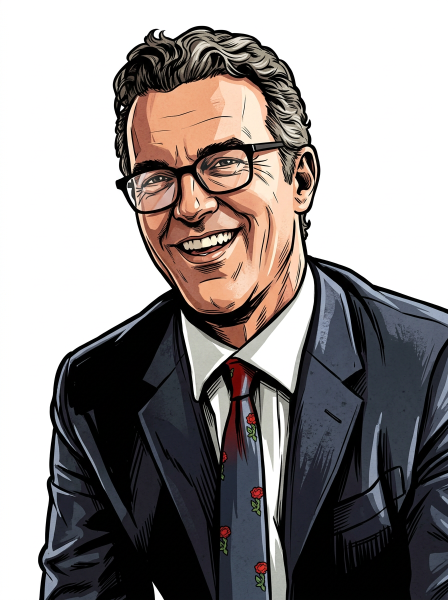
#> input picture original_images/mr_hardy.png, 896 x 1200 px (shown at 1/2 size); its folder holds 4 pictures in this run
$ python make_app_icon.py
#> lines starting #> are read from the running program, lines starting #| are printed output that depends on the picture; after the words box and inside, x2 and y2 are one past the last pixel; in counts of white or black regions, pixels touching at a corner belong together
#!/usr/bin/env python3
"""Build the Joel's World app icon from the character art.

Two teachers (Mr Hardy, Ms Crosbie) flank the pupil on a white background.

The source portraits are painted on off-white paper, so each one is matted in
two passes. A tight flood-fill runs over a copy where paper grain above a
luminance floor has been clipped to pure white, which lets the fill sweep the
whole background without leaking through the line art. Inside the flooded
region alpha is then ramped by the *original* pixel's lightness, so anywhere
the fill did squeeze through a gap into dark artwork (Mr Hardy's suit) stays
opaque.

Writes native/JoelsWorld/Assets.xcassets/AppIcon.appiconset/. The Xcode target
uses a synchronised folder group, so the catalogue is picked up automatically.

Usage:  python3 tools/make_app_icon.py        (needs Pillow)
"""
import json
import pathlib
from PIL import Image, ImageDraw, ImageFilter

ROOT = pathlib.Path(__file__).resolve().parent.parent
SRC_DIR = ROOT / "original_images"
ICONSET = ROOT / "native/JoelsWorld/Assets.xcassets/AppIcon.appiconset"

SIZE = 1024
WHITE = (255, 255, 255)
MARK = (255, 0, 255)  # scratch colour the background flood-fill is painted in
RIM = 15  # MaxFilter window for the white sticker rim (odd)

# Matting thresholds, in min-channel luminance.
CLIP = 228  # at/above this, paper grain is flattened before the flood-fill
LIGHT = 238  # at/above this, a flooded pixel is background
DARK = 198  # at/below this, a flooded pixel is artwork and is kept

# Landmarks measured off the source art, in source pixels:
# fx = horizontal centre of the face, top = top of hair/hat, chin = chin line.
CHARS = {
    "mr_hardy": dict(fx=400, top=55, chin=590),
    "girl_age_8": dict(fx=450, top=40, chin=510),
    "ms_crosbie": dict(fx=450, top=45, chin=510),
}

# Where each head lands on the canvas: face centre x, hair top y, head height.
# The pupil is listed last so she composites in front, centred and largest.
# Sizes are chosen so every torso runs off the bottom edge (see the bleed
# check in build()) while leaving white margin at the top and sides.
LAYOUT = [
    ("mr_hardy", dict(x=174, top=240, head=386)),
    ("ms_crosbie", dict(x=790, top=240, head=386)),
    ("girl_age_8", dict(x=420, top=358, head=418)),
]


def matte(name):
    """Load a portrait and knock the off-white paper background out to alpha."""
    src = Image.open(SRC_DIR / f"{name}.png").convert("RGB")
    w, h = src.size

    # Flatten paper grain to flat white so a tight flood-fill can cross it.
    # Interior whites (the pupil's shirt) go white too, but they are enclosed
    # by line art, so the fill never reaches them and they stay opaque.
    flat = src.filter(ImageFilter.MedianFilter(3))
    fpx = flat.load()
    for y in range(h):
        for x in range(w):
            r, g, b = fpx[x, y]
            if r >= CLIP and g >= CLIP and b >= CLIP:
                fpx[x, y] = WHITE
    for x in range(0, w, 4):
        for seed in ((x, 0), (x, h - 1)):
            if flat.getpixel(seed) != MARK:
                ImageDraw.floodfill(flat, seed, MARK, thresh=6)
    for y in range(0, h, 4):
        for seed in ((0, y), (w - 1, y)):
            if flat.getpixel(seed) != MARK:
                ImageDraw.floodfill(flat, seed, MARK, thresh=6)

    mask = Image.new("L", (w, h), 255)
    mpx, fpx, spx = mask.load(), flat.load(), src.load()
    for y in range(h):
        for x in range(w):
            if fpx[x, y] != MARK:
                continue
            lum = min(spx[x, y])
            if lum >= LIGHT:
                mpx[x, y] = 0
            elif lum > DARK:
                mpx[x, y] = int(255 * (LIGHT - lum) / (LIGHT - DARK))

    out = src.convert("RGBA")
    out.putalpha(mask.filter(ImageFilter.GaussianBlur(0.6)))
    return out


def place(name, spec):
    """Scale and position one matted portrait for the icon canvas."""
    src = matte(name)
    m = CHARS[name]
    scale = spec["head"] / (m["chin"] - m["top"])
    img = src.resize(
        (int(round(src.width * scale)), int(round(src.height * scale))), Image.LANCZOS
    )
    ox = int(round(spec["x"] - m["fx"] * scale))
    oy = int(round(spec["top"] - m["top"] * scale))
    return img, (ox, oy)


def rimmed(img):
    """Add a white sticker rim so overlapping figures read apart from each other."""
    a = img.getchannel("A").filter(ImageFilter.MaxFilter(RIM))
    a = a.filter(ImageFilter.GaussianBlur(1.0)).point(lambda v: 255 if v > 60 else 0)
    rim = Image.new("RGBA", img.size, WHITE + (0,))
    rim.putalpha(a)
    rim.alpha_composite(img)
    return rim


def build():
    canvas = Image.new("RGBA", (SIZE, SIZE), WHITE + (255,))
    for name, spec in LAYOUT:
        img, off = place(name, spec)
        box = img.getchannel("A").point(lambda v: 255 if v > 128 else 0).getbbox()
        bottom = off[1] + box[3]
        if bottom < SIZE:
            raise SystemExit(
                f"{name}: torso ends at y={bottom}, short of the {SIZE}px bottom edge; "
                "raise its 'head' size in LAYOUT so the body bleeds off-canvas"
            )
        canvas.alpha_composite(rimmed(img), off)
    # App Store icons must be fully opaque, so drop the alpha channel.
    return canvas.convert("RGB")


def main():
    icon = build()
#> in build, `canvas = Image.new("RGBA", (SIZE, SIZE), WHITE + (255,))`: canvas: PIL image 1024x1024 RGBA; every value is 255
#> in matte, src is the input picture: PIL image 896x1200 RGB; mean R, G, B 146.7, 141.2, 140.3
#> after the loop in matte, `for x in range(0, w, 4):`:
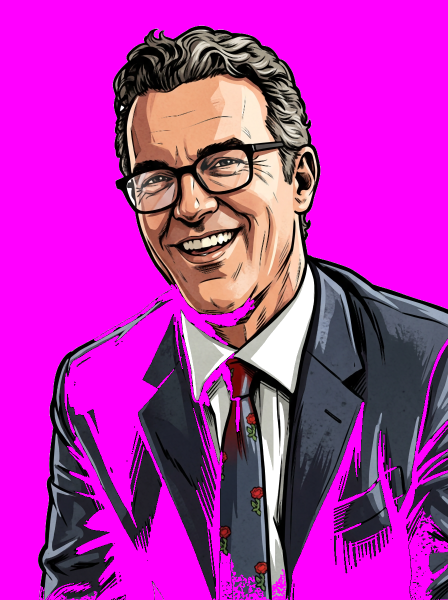
#> flat: PIL image 896x1200 RGB (shown at 1/2 size); mean R, G, B 182, 42.4, 175.4
#> in matte, `mask = Image.new("L", (w, h), 255)`: mask: PIL image 896x1200 L; every value is 255
#> in matte, `out.putalpha(mask.filter(ImageFilter.GaussianBlur(0.6)))`:
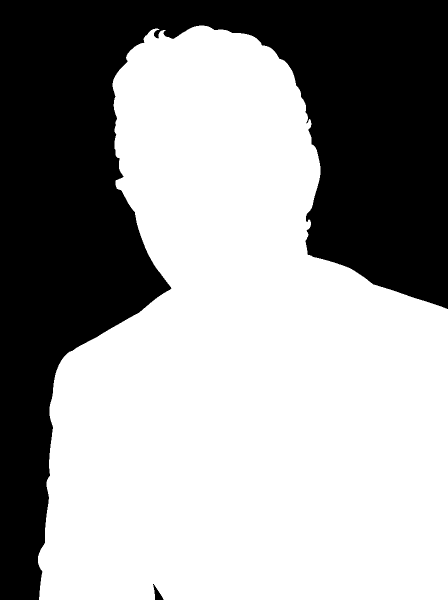
#> mask: PIL image 896x1200 L (shown at 1/2 size); min 0, max 255, mean 156.9
#> in place, `img = src.resize( (int(round(src.width * scale)), int(round(src.height..`:
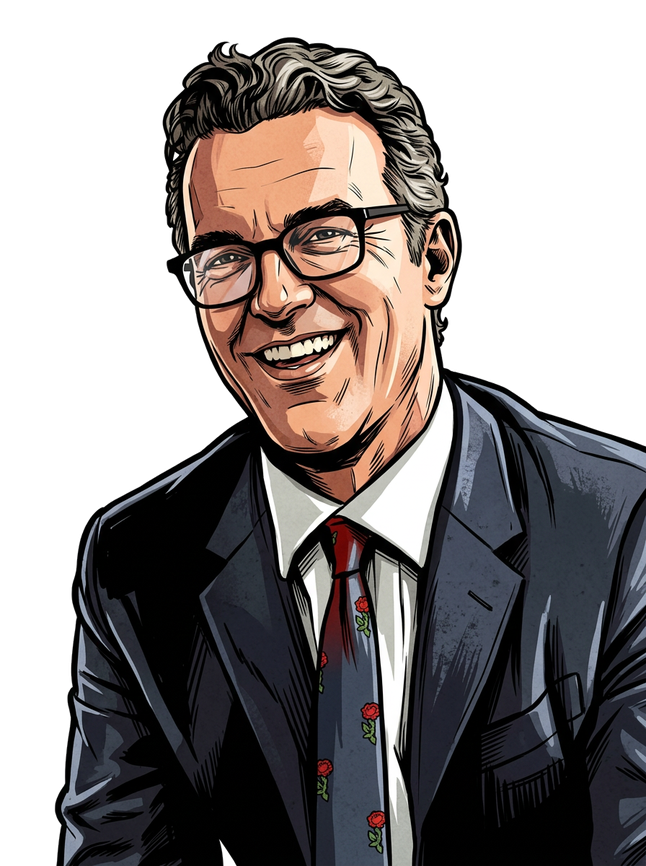
#> img: PIL image 646x866 RGBA; mean R, G, B, A 49.8, 44.3, 43.4, 156.9; transparent parts drawn white
#> in build, `img, off = place(name, spec)`: off = (-115, 200)
#> in build, `box = img.getchannel("A").point(lambda v: 255 if v > 128 else 0).getbb..`: box = (55, 37, 646, 866)
#> in build, `bottom = off[1] + box[3]`: bottom = 1066
#> in rimmed, `a = img.getchannel("A").filter(ImageFilter.MaxFilter(RIM))`:
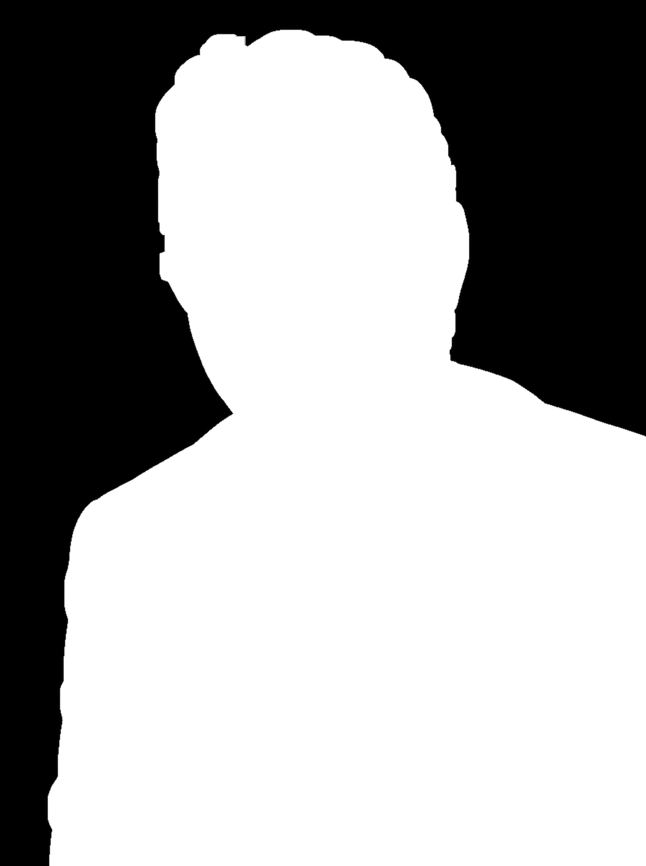
#> a: PIL image 646x866 L; min 0, max 255, mean 163.8
#> in rimmed, `a = a.filter(ImageFilter.GaussianBlur(1.0)).point(lambda v: 255 if v >..`:
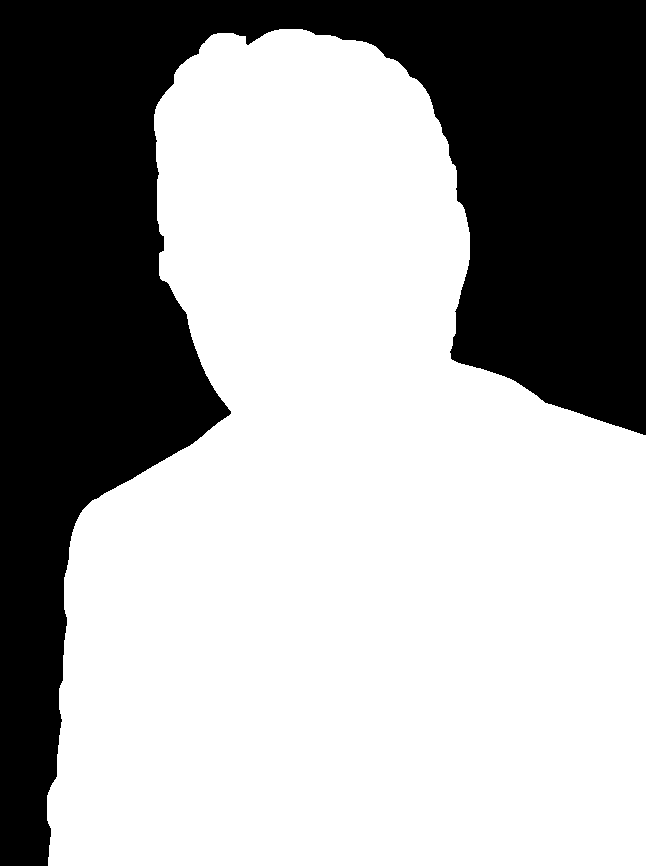
#> a: PIL image 646x866 L; 64.5% white; 1 black region, box (x1, y1, x2, y2) and area: (0, 0, 646, 866) 198726
#> in build, `canvas.alpha_composite(rimmed(img), off)`:
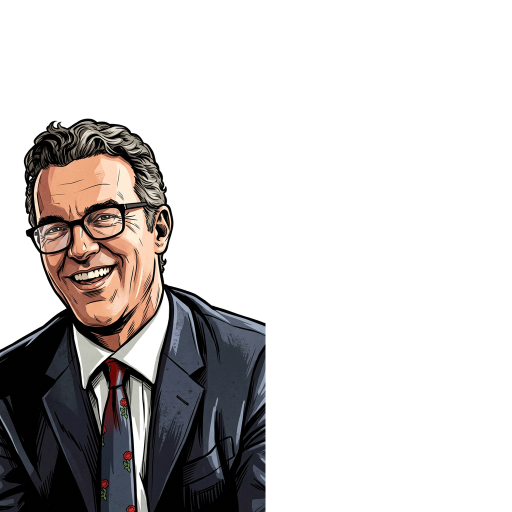
#> canvas: PIL image 1024x1024 RGBA (shown at 1/2 size); mean R, G, B, A 205.5, 202.5, 201.9, 255
    ICONSET.mkdir(parents=True, exist_ok=True)
    icon.save(ICONSET / "AppIcon.png")
    (ICONSET / "Contents.json").write_text(
        json.dumps(
            {
                "images": [
                    {
                        "filename": "AppIcon.png",
                        "idiom": "universal",
                        "platform": "ios",
                        "size": "1024x1024",
                    }
                ],
                "info": {"author": "xcode", "version": 1},
            },
            indent=2,
        )
        + "\n"
    )
    catalog = ICONSET.parent / "Contents.json"
    if not catalog.exists():
        catalog.write_text(
            json.dumps({"info": {"author": "xcode", "version": 1}}, indent=2) + "\n"
        )
    print(f"wrote {ICONSET.relative_to(ROOT)}/AppIcon.png ({icon.size[0]}px, opaque)")


if __name__ == "__main__":
#> (the run stopped early here; a loop or call above may not have finished)
